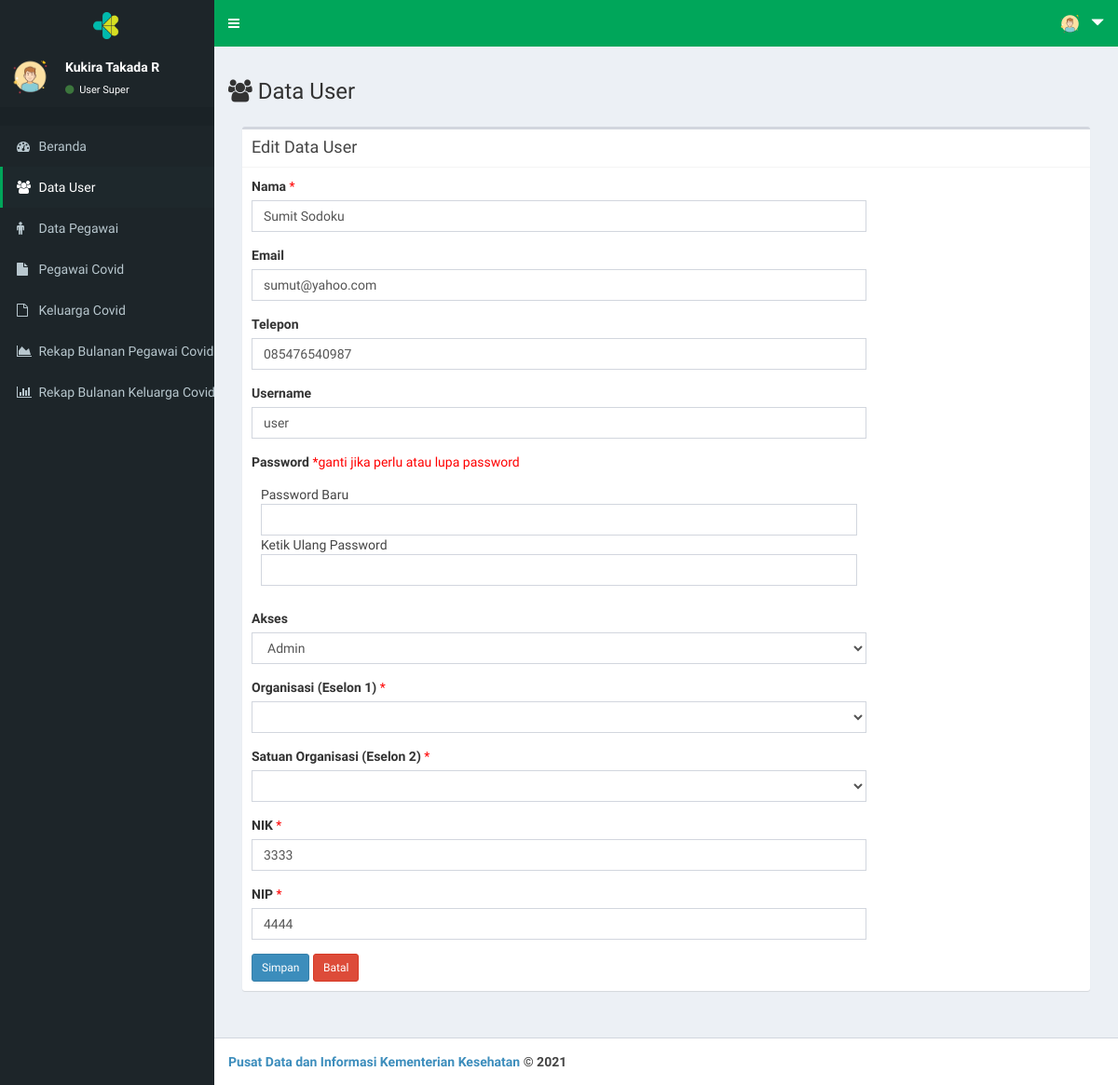
Page /page/index.php?menu=user_edit&user_id=2 (signed in) on the earlier database version.
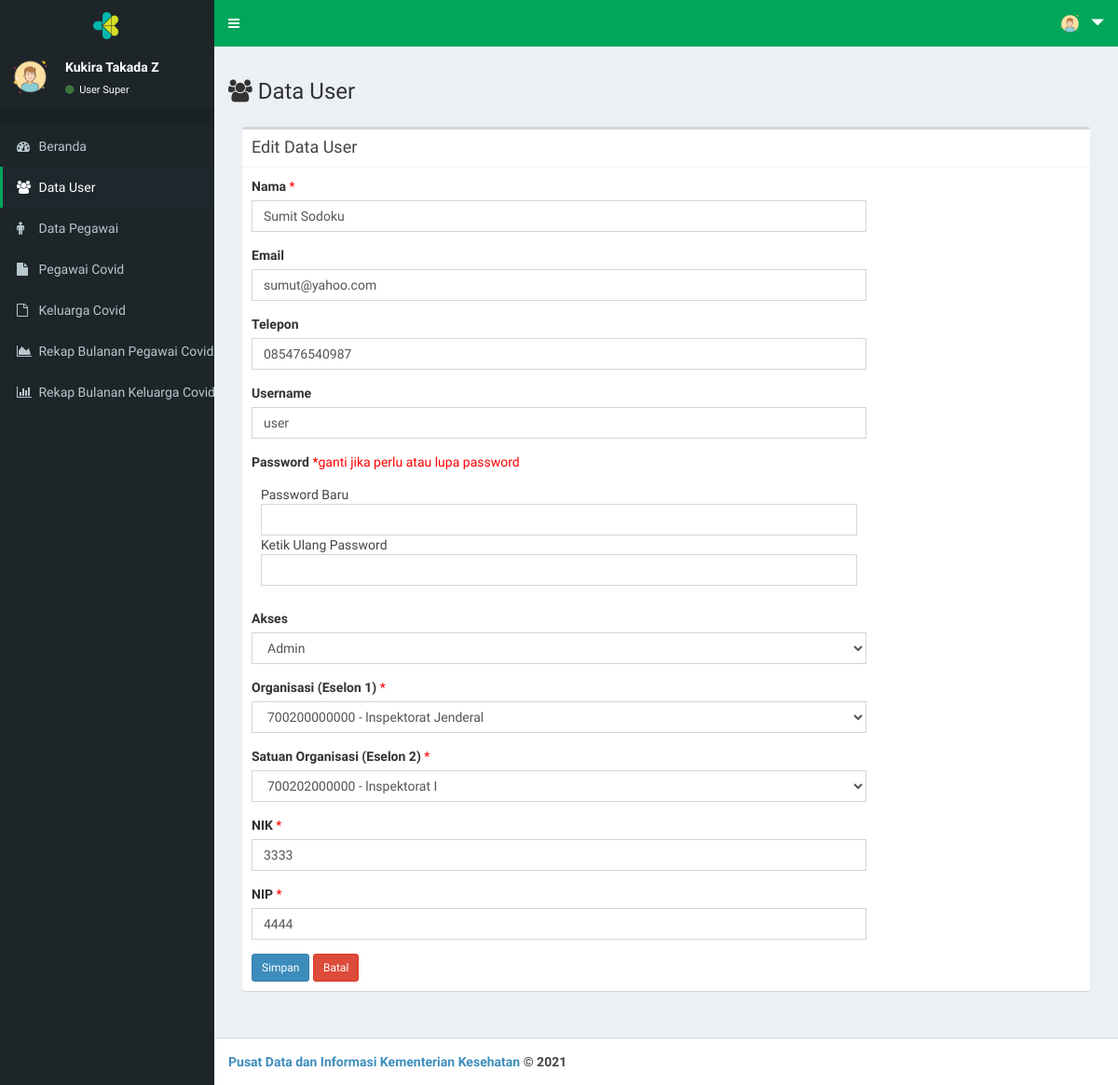
Same page on the later database version.
### tables this page shows
CREATE TABLE `tb_user` (
  `user_id` int(11) NOT NULL,
  `user_nama` varchar(30) NOT NULL,
  `user_email` varchar(30) NOT NULL,
  `user_telp` varchar(15) NOT NULL,
  `user_akses` enum('Super','Admin') NOT NULL,
  `user_org` varchar(100) NOT NULL,
  `user_orgsat` varchar(100) NOT NULL,
  `user_orgunit` varchar(100) NOT NULL,
  `user_name` varchar(15) NOT NULL,
  `user_pass` varchar(40) NOT NULL,
  `user_nip` varchar(20) NOT NULL,
  `user_nik` varchar(20) NOT NULL
);

CREATE TABLE `tb_org` (
  `org_id` varchar(15) NOT NULL,
  `org_nama` varchar(100) NOT NULL
);

CREATE TABLE `tb_orgsat` (
  `orgsat_org_id` varchar(15) NOT NULL,
  `orgsat_org_nama` varchar(100) NOT NULL,
  `orgsat_id` varchar(15) NOT NULL,
  `orgsat_nama` varchar(100) NOT NULL
);

### page/user_edit.php (the view, shortened to what the changed rows need)
<!DOCTYPE html>
<html>
<head>
</head>
<body>
  <div class="row">
    <div class="col-xs-12 col-md-8">
      <h3><span class="fa fa-users"></span>
        Data User
    </h3>
    </div>
  </div>
  <?php
    $id = $_GET['user_id'];
    $query = mysqli_query($koneksi,"SELECT * FROM tb_user WHERE user_id='$id'");
    $data = mysqli_fetch_array($query);
  ?>
  <section class="content">
    <div class="box box-default">
      <div class="box-header with-border">
        <h3 class="box-title">Edit Data User</h3>
      </div>
      <div class="box-body">
        <div class="row">
          <div class="col-md-9">
            <form method="POST">
              <div class="form-group">
                  <label>Nama</label><font color="red"> *</font>
                  <input class="form-control" name="nama" required="required"
                  value="<?php echo $data['user_nama']; ?>"/>
              </div>
              <div class="form-group">
                  <label>Email</label>
                  <input class="form-control" name="email" type="email" required="required"
                  value="<?php echo $data['user_email']; ?>"/>
              </div>
              <div class="form-group">
                  <label>Telepon</label>
                  <input class="form-control" name="telp"
                  value="<?php echo $data['user_telp']; ?>" type="text" />
              </div>
              <div class="form-group">
                  <label>Username</label>
                  <input class="form-control" name="user" required="required"
                  value="<?php echo $data['user_name']; ?>"/>
              </div>
              <div class="form-group">
                  <label>Password</label><font color="red"> *ganti jika perlu atau lupa password</font><br>
                    <div class="box-header">
                        Password Baru
                        <input class="form-control"
                        name="pass"
                        type="password" />
                        Ketik Ulang Password
                        <input class="form-control"
                        name="pass2"
                        type="password" />
                    </div>
              </div>
              <div class="form-group">
                  <label>Akses</label>
                  <select name="akses" class="form-control" required="required">
                    <option <?php if ($data['user_akses']=="Admin") { echo "selected"; } ?> class="form-control">Admin</option>
                  </select>
              </div>
              <div class="form-group">
                  <label>Organisasi (Eselon 1)</label><font color="red"> *</font>
                  <select name="user_org" class="form-control" required="required" >
                  <option class="form-control"></option>
                  <?php
                    $sql_org = $koneksi->query("SELECT * FROM tb_org");
                      while ($data_org=$sql_org->fetch_assoc()) {
                  ?>
                  <option <?php if($data_org['org_nama']==$data['user_org']){ echo "selected";}?>
                  class="form-control" value="<?php echo $data_org['org_nama']; ?>"><?php echo $data_org['org_id']." - ".$data_org['org_nama']; ?></option>
                  <?php
                    }
                  ?>
                  </select>
              </div>
              <div class="form-group">
                  <label>Satuan Organisasi (Eselon 2)</label><font color="red"> *</font>
                  <select name="user_orgsat" class="form-control" required="required" >
                  <option class="form-control"></option>
                  <?php
                    $sql_orgsat = $koneksi->query("SELECT * FROM tb_orgsat");
                      while ($data_orgsat=$sql_orgsat->fetch_assoc()) {
                  ?>
                  <option <?php if($data_orgsat['orgsat_nama']==$data['user_orgsat']){ echo "selected";}?>
                  class="form-control" value="<?php echo $data_orgsat['orgsat_nama']; ?>"><?php echo $data_orgsat['orgsat_id']." - ".$data_orgsat['orgsat_nama']; ?></option>
                  <?php
                    }
                  ?>
                  </select>
              </div>
              <div class="form-group">
                  <label>NIK</label><font color="red"> *</font>
                  <input class="form-control" name="nip"
                  value="<?php echo $data['user_nip']; ?>" type="text" required="required" />
              </div>
              <div class="form-group">
                  <label>NIP</label><font color="red"> *</font>
                  <input class="form-control" name="nik"
                  value="<?php echo $data['user_nik']; ?>" type="text" required="required" />
              </div>
             <input name="fsimpan" type="submit"  class="btn btn-sm btn-primary" value="Simpan">
              <a class="btn btn-sm btn-danger" href="?menu=user_data">Batal</a>
            </form>
          </div>
        </div>
      </div>
    </div>
</section>

### page/index.php (shortened to what the changed rows need)
<?php
  include "../inc/koneksi.php";
  $qprofil        = mysqli_query($koneksi,"SELECT * FROM tb_user WHERE user_id='$_SESSION[userweb]'");
  $profil         = mysqli_fetch_array($qprofil);
?>
<!DOCTYPE html>
<html>
  <head>
    <link rel="stylesheet" href="../lte/bootstrap/css/bootstrap.min.css">
    <link rel="stylesheet" href="https://cdnjs.cloudflare.com/ajax/libs/font-awesome/4.5.0/css/font-awesome.min.css">
    <link rel="stylesheet" href="https://cdnjs.cloudflare.com/ajax/libs/ionicons/2.0.1/css/ionicons.min.css">
    <link rel="stylesheet" href="../lte/dist/css/AdminLTE.min.css">
    <link rel="stylesheet" href="../lte/plugins/datatables/dataTables.bootstrap.css">
    <link rel="stylesheet" href="../lte/dist/css/skins/_all-skins.css">
    <link rel="stylesheet" href="../inc/mystyle.css">
  </head>
  <body class="hold-transition skin-green">
  <div class="wrapper">
    <aside class="main-sidebar" style=" background-color: #1d2529 !important">
    <section class="sidebar" style="color: #ffffff !important">
      <div class="user-panel">
        <div class="pull-left info">
          <p><?php echo $profil['user_nama']; ?></p>
          <a href="#">
            <i class="fa fa-circle text-success"></i> User <?php echo $profil['user_akses']; ?></a>
        </div>
      </div>
    </section>
  </aside>
  <div class="content-wrapper">
    <section class="content">
      <?php
        switch($_GET['menu']){
          case 'user_edit':
          include "user_edit.php";
          break;
                ?>
                <?php
        }
      ?>
    </section>
  </div>
</div>
</body>
</html>

Differences in the rows shown:
changed tb_user "Super": user_nama "Kukira Takada R" → "Kukira Takada Z"
changed tb_user "Sumit Sodoku": user_org (not shown) → "700200000000 - lnspektorat Jenderal"; user_orgsat (not shown) → "700202000000 - lnspektorat I"
